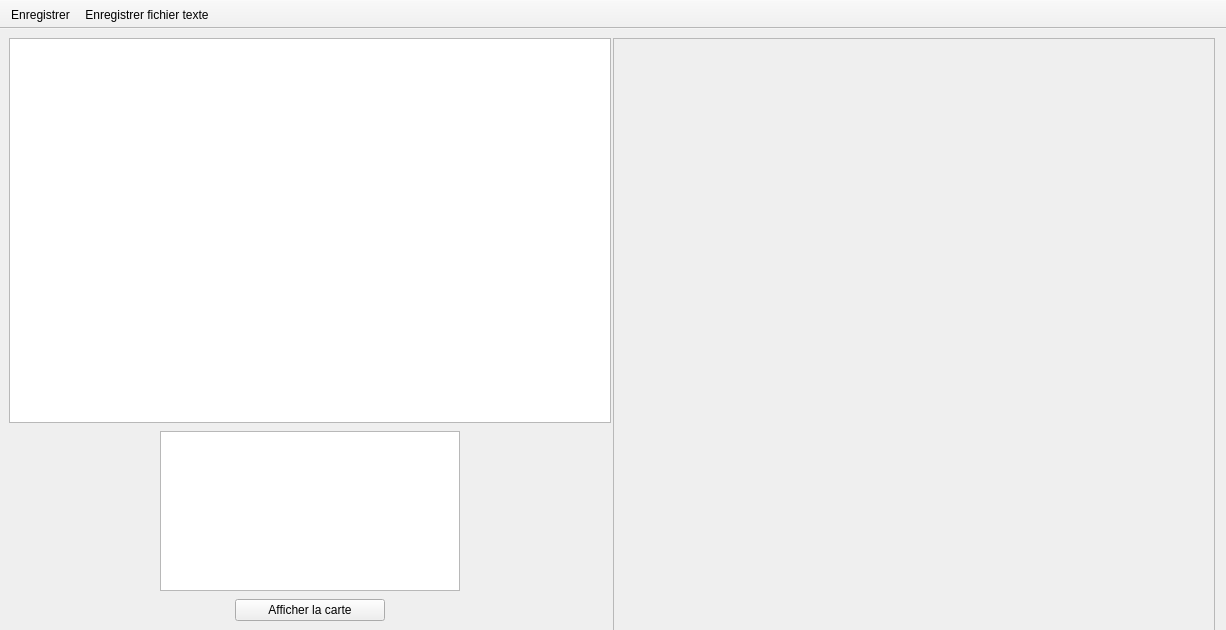
<?xml version="1.0" encoding="UTF-8"?>
<ui version="4.0">
 <class>Afficher</class>
 <widget class="QMainWindow" name="Afficher">
  <property name="geometry">
   <rect>
    <x>0</x>
    <y>0</y>
    <width>1226</width>
    <height>630</height>
   </rect>
  </property>
  <property name="minimumSize">
   <size>
    <width>1226</width>
    <height>630</height>
   </size>
  </property>
  <property name="maximumSize">
   <size>
    <width>1226</width>
    <height>630</height>
   </size>
  </property>
  <property name="windowTitle">
   <string>MainWindow</string>
  </property>
  <widget class="QWidget" name="centralwidget">
   <layout class="QHBoxLayout" name="horizontalLayout">
    <property name="spacing">
     <number>2</number>
    </property>
    <item>
     <layout class="QVBoxLayout" name="verticalLayout">
      <property name="spacing">
       <number>0</number>
      </property>
      <item>
       <widget class="QTableWidget" name="resultatsPrevisions">
        <property name="minimumSize">
         <size>
          <width>602</width>
          <height>360</height>
         </size>
        </property>
        <property name="maximumSize">
         <size>
          <width>602</width>
          <height>16777215</height>
         </size>
        </property>
        <property name="horizontalScrollBarPolicy">
         <enum>Qt::ScrollBarAlwaysOff</enum>
        </property>
        <property name="alternatingRowColors">
         <bool>true</bool>
        </property>
        <property name="selectionMode">
         <enum>QAbstractItemView::SingleSelection</enum>
        </property>
        <property name="selectionBehavior">
         <enum>QAbstractItemView::SelectRows</enum>
        </property>
        <attribute name="verticalHeaderVisible">
         <bool>false</bool>
        </attribute>
       </widget>
      </item>
      <item>
       <layout class="QHBoxLayout" name="horizontalLayout_4">
        <property name="spacing">
         <number>0</number>
        </property>
        <property name="sizeConstraint">
         <enum>QLayout::SetFixedSize</enum>
        </property>
        <property name="topMargin">
         <number>8</number>
        </property>
        <item>
         <widget class="QGraphicsView" name="detailsTransit">
          <property name="maximumSize">
           <size>
            <width>300</width>
            <height>160</height>
           </size>
          </property>
          <property name="verticalScrollBarPolicy">
           <enum>Qt::ScrollBarAlwaysOff</enum>
          </property>
          <property name="horizontalScrollBarPolicy">
           <enum>Qt::ScrollBarAlwaysOff</enum>
          </property>
         </widget>
        </item>
       </layout>
      </item>
      <item>
       <layout class="QHBoxLayout" name="horizontalLayout_2">
        <property name="spacing">
         <number>0</number>
        </property>
        <property name="topMargin">
         <number>8</number>
        </property>
        <item>
         <widget class="QPushButton" name="afficherCarte">
          <property name="maximumSize">
           <size>
            <width>150</width>
            <height>16777215</height>
           </size>
          </property>
          <property name="text">
           <string>Afficher la carte</string>
          </property>
         </widget>
        </item>
       </layout>
      </item>
     </layout>
    </item>
    <item>
     <widget class="QFrame" name="frameCiel">
      <property name="minimumSize">
       <size>
        <width>602</width>
        <height>602</height>
       </size>
      </property>
      <property name="maximumSize">
       <size>
        <width>602</width>
        <height>602</height>
       </size>
      </property>
      <property name="frameShape">
       <enum>QFrame::StyledPanel</enum>
      </property>
      <property name="frameShadow">
       <enum>QFrame::Raised</enum>
      </property>
      <layout class="QHBoxLayout" name="horizontalLayout_3">
       <property name="spacing">
        <number>0</number>
       </property>
       <property name="leftMargin">
        <number>0</number>
       </property>
       <property name="topMargin">
        <number>0</number>
       </property>
       <property name="rightMargin">
        <number>0</number>
       </property>
       <property name="bottomMargin">
        <number>0</number>
       </property>
      </layout>
     </widget>
    </item>
   </layout>
  </widget>
  <widget class="QToolBar" name="barreOutils">
   <property name="windowTitle">
    <string>toolBar</string>
   </property>
   <property name="movable">
    <bool>false</bool>
   </property>
   <property name="allowedAreas">
    <set>Qt::TopToolBarArea</set>
   </property>
   <property name="toolButtonStyle">
    <enum>Qt::ToolButtonTextUnderIcon</enum>
   </property>
   <property name="floatable">
    <bool>false</bool>
   </property>
   <attribute name="toolBarArea">
    <enum>TopToolBarArea</enum>
   </attribute>
   <attribute name="toolBarBreak">
    <bool>false</bool>
   </attribute>
   <addaction name="actionEnregistrer"/>
   <addaction name="actionEnregistrerTxt"/>
  </widget>
  <action name="actionEnregistrer">
   <property name="text">
    <string>Enregistrer</string>
   </property>
   <property name="toolTip">
    <string>Enregistrer</string>
   </property>
  </action>
  <action name="actionEnregistrerTxt">
   <property name="icon">
    <iconset resource="../../resources.qrc">
     <normaloff>:/resources/enregistrer_txt.png</normaloff>:/resources/enregistrer_txt.png</iconset>
   </property>
   <property name="text">
    <string>Enregistrer fichier texte</string>
   </property>
   <property name="toolTip">
    <string>Enregistrer fichier texte</string>
   </property>
  </action>
 </widget>
 <resources>
  <include location="../../resources.qrc"/>
 </resources>
 <connections/>
</ui>
